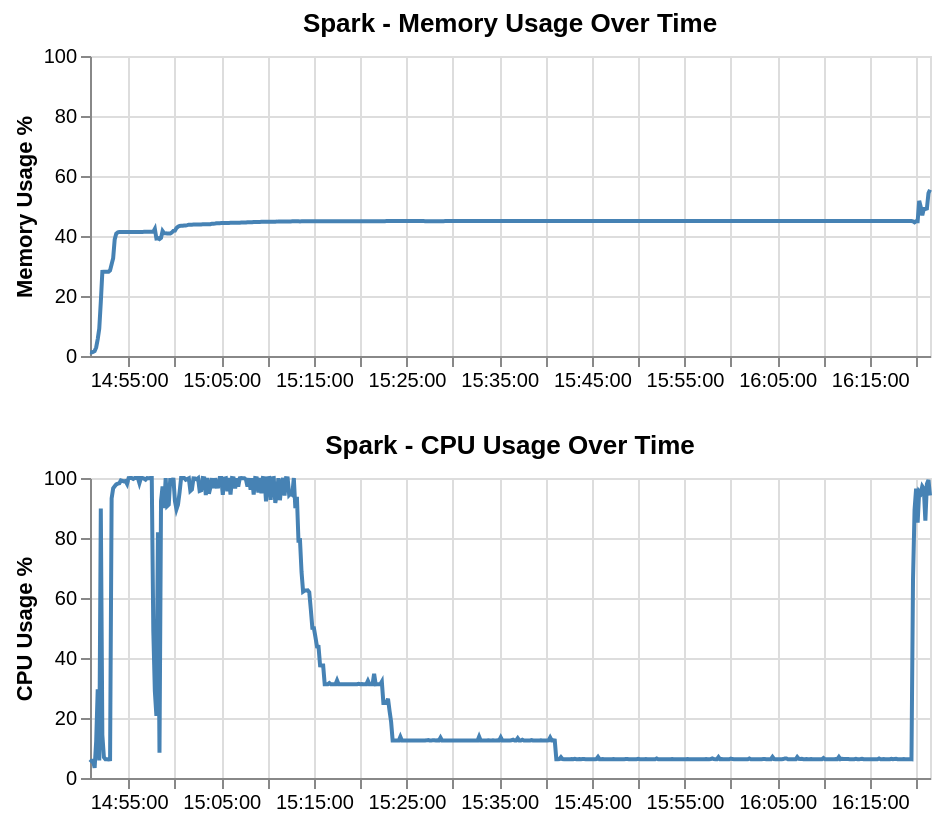

The specification (Vega-Lite) saved for this image:
### Vega-Lite specification from a JSON file in a GitHub repository (floating-point values rounded to 4 significant figures; data arrays with more than 128 entries replaced by an {"elided": "..."} marker saying what was removed)
{"config": {"view": {"continuousWidth": 300, "continuousHeight": 300}}, "vconcat": [{"mark": {"type": "line"}, "encoding": {"color": {"value": "steelblue"}, "tooltip": [{"field": "mem_timestamp", "type": "temporal", "format": "%H:%M:%S"}, {"field": "mem_value", "type": "quantitative"}], "x": {"axis": {"format": "%H:%M:%S", "title": null}, "field": "mem_timestamp", "type": "temporal"}, "y": {"axis": {"title": "Memory Usage %"}, "field": "mem_value", "type": "quantitative", "scale": {"domain": [0, 100]}}}, "height": 150, "title": "Spark - Memory Usage Over Time", "width": 420}, {"mark": {"type": "line"}, "encoding": {"color": {"value": "steelblue"}, "tooltip": [{"field": "cpu_timestamp", "type": "temporal", "format": "%H:%M:%S"}, {"field": "cpu_value", "type": "quantitative"}], "x": {"axis": {"format": "%H:%M:%S", "title": null}, "field": "cpu_timestamp", "type": "temporal"}, "y": {"axis": {"title": "CPU Usage %"}, "field": "cpu_value", "type": "quantitative"}}, "height": 150, "title": "Spark - CPU Usage Over Time", "width": 420}], "data": {"name": "data-26c0ae7d3520233241a83f26b9df94f1"}, "resolve": {"scale": {"x": "shared", "y": "independent"}}, "$schema": "https://vega.github.io/schema/vega-lite/v5.8.0.json", "datasets": {"data-26c0ae7d3520233241a83f26b9df94f1": {"elided": "545 records"}}}
